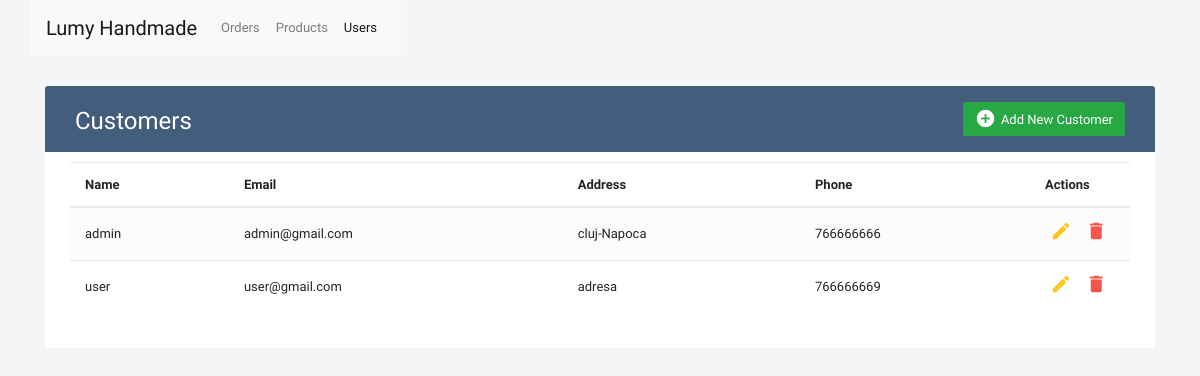
Screenshot of /admin/users.php (signed in) with the database file from the repository.
### tables this page shows
CREATE TABLE `users` (
  `UserID` int(11) NOT NULL,
  `UserName` varchar(128) DEFAULT NULL,
  `Password` varchar(128) DEFAULT NULL,
  `CustomerName` varchar(255) DEFAULT NULL,
  `CustomerPhoneNumber` int(15) DEFAULT NULL,
  `CustomerEmail` varchar(255) DEFAULT NULL,
  `CustomerAddress` varchar(255) DEFAULT NULL,
  `admin` tinyint(1) NOT NULL DEFAULT '0'
);

### inc/helpers.php (called while the page is built, shortened)
<?php
function get_users() {
	global $link;
	$users = [];
	$sql = "SELECT * FROM `users`";
	$stmt = $link->prepare($sql);
	$stmt->execute();
	$result = $stmt->get_result();
	$result_i = 0;
	while ($row = $result->fetch_array(MYSQLI_NUM)) {
		$fields = $result -> fetch_fields();
		foreach ($row as $index => $column) {
			$users[$result_i][$fields[$index]->name] = $column;
		}
		$result_i++;
	}
	return $users;
}
function get_user_by_id($id) {
	global $link;
	$sql = "SELECT * FROM `users` WHERE UserID = ?";
	$stmt = $link->prepare($sql);
	$stmt->bind_param("i", $id);
	$stmt->execute();
	$result = $stmt->get_result();
	$user = [];
	if ( $row = $result->fetch_array(MYSQLI_NUM) ) {
		$fields = $result -> fetch_fields();
		foreach ($row as $index => $column) {
			$user[$fields[$index]->name] = $column;
		}
		return $user;
	}
	return false;
}
function is_logged_in_user_admin() {
	$user = get_user_by_id($_SESSION['id']);
	if ( $user['admin'] === 1 )
		return true;
	return false;
}

### admin/actions.php (called while the page is built, shortened)
<?php
if ( !is_logged_in_user_admin() ) {
	header("Location: " . BASE_URL . "/lumyhandmade/index.php");
	exit();
}

### admin/users.php (the view, shortened to what this page needs)
<?php require_once "../inc/helpers.php" ?>
<?php require_once "actions.php" ?>
<?php
$users = get_users();
?>
<?php require_once "templates/header.php" ?>
	<div class="container-xl">
		<div class="row">
			<nav class="navbar navbar-expand-lg navbar-light bg-light">
                <a class="navbar-brand" href="<?php echo BASE_URL . '/lumyhandmade/admin/orders.php' ?>">Lumy Handmade</a>
				<div class="collapse navbar-collapse" id="navbarNav">
					<ul class="navbar-nav">
						<li class="nav-item">
							<a class="nav-link" href="orders.php">Orders <span class="sr-only">(current)</span></a>
						</li>
						<li class="nav-item">
							<a class="nav-link" href="products.php">Products</a>
						</li>
						<li class="nav-item active">
							<a class="nav-link" href="users.php">Users</a>
						</li>
					</ul>
				</div>
			</nav>
		</div>
		<div class="table-responsive">
			<div class="table-wrapper">
				<div class="table-title">
					<div class="row">
						<div class="col-sm-6">
							<h2>Customers</h2>
						</div>
						<div class="col-sm-6">
							<a href="#addEmployeeModal" id="add-user" class="btn btn-success" data-toggle="modal">
								<i class="material-icons">&#xE147;</i> <span>Add New Customer</span>
							</a>
						</div>
					</div>
				</div>
				<table class="table table-striped table-hover">
					<thead>
					<tr>
						<th>Name</th>
						<th>Email</th>
						<th>Address</th>
						<th>Phone</th>
						<th>Actions</th>
					</tr>
					</thead>
					<tbody>
					<?php foreach ($users as $index => $user) : ?>
					<tr>
						<td><?php echo $user['CustomerName'] ?></td>
						<td><?php echo $user['CustomerEmail'] ?></td>
						<td><?php echo $user['CustomerAddress'] ?></td>
						<td><?php echo $user['CustomerPhoneNumber'] ?></td>
						<td>
							<a href="#editEmployeeModal-<?php echo $user['UserID'] ?>" id="edit-user-<?php echo $user['UserID'] ?>" class="edit" data-toggle="modal">
								<i class="material-icons" data-toggle="tooltip" title="Edit">&#xE254;</i>
							</a>
							<a href="?delete_customer&id=<?php echo $user['UserID'] ?>" class="delete" onclick="return confirm('Are you sure you want to delete user <?php echo $user['CustomerName'] ?>?')">
								<i class="material-icons" data-toggle="tooltip" title="Delete">&#xE872;</i>
							</a>
						</td>
					</tr>
					<?php endforeach; ?>
					</tbody>
				</table>
			</div>
		</div>
	</div>
<?php require_once "templates/footer.php" ?>

### admin/css/admin.css (style rules this page uses)
body { color: #566787; background: #f5f5f5; font-family: 'Varela Round', sans-serif; font-size: 13px; }
.table-responsive { margin: 30px 0; }
.table-wrapper { background: #fff; padding: 20px 25px; border-radius: 3px; min-width: 1000px; box-shadow: 0 1px 1px rgba(0,0,0,.05); }
.table-title { padding-bottom: 15px; background: #435d7d; color: #fff; padding: 16px 30px; min-width: 100%; margin: -20px -25px 10px; border-radius: 3px 3px 0 0; }
.table-title h2 { margin: 5px 0 0; font-size: 24px; }
.table-title .btn { color: #fff; float: right; font-size: 13px; border: none; min-width: 50px; border-radius: 2px; border: none; outline: none !important; margin-left: 10px; }
.table-title .btn i { float: left; font-size: 21px; margin-right: 5px; }
.table-title .btn span { float: left; margin-top: 2px; }
table.table tr th, table.table tr td { border-color: #e9e9e9; padding: 12px 15px; vertical-align: middle; }
table.table tr th:last-child { width: 100px; }
table.table-striped tbody tr:nth-of-type(odd) { background-color: #fcfcfc; }
table.table td:last-child i { opacity: 0.9; font-size: 22px; margin: 0 5px; }
table.table td a { font-weight: bold; color: #566787; display: inline-block; text-decoration: none; outline: none !important; }
table.table td a.edit { color: #FFC107; }
table.table td a.delete { color: #F44336; }
table.table td i { font-size: 19px; }

### rows the page displays
users: CustomerName "admin", CustomerEmail "admin@gmail.com", CustomerAddress "cluj-Napoca", CustomerPhoneNumber "766666666"
users: CustomerName "user", CustomerEmail "user@gmail.com", CustomerAddress "adresa", CustomerPhoneNumber "766666669"
